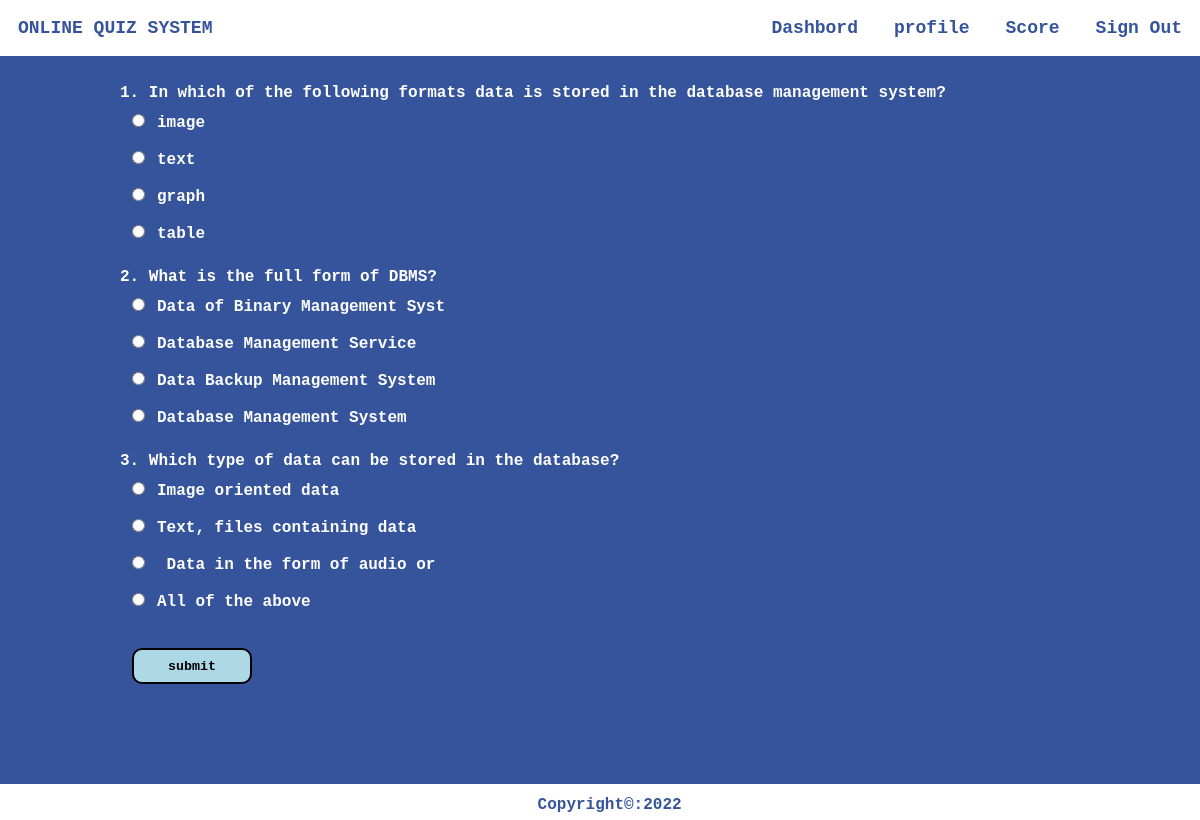
The app's page /takeq.php?qid=9 (signed in) with its own data.
### tables this page shows
CREATE TABLE `questions` (
  `qs` varchar(200) NOT NULL,
  `op1` varchar(30) NOT NULL,
  `op2` varchar(30) NOT NULL,
  `op3` varchar(30) NOT NULL,
  `answer` varchar(30) NOT NULL,
  `quizid` int(11) NOT NULL
);

### takeq.php (the view, shortened to what this page needs)
<html>
<head>
</head>
<?php
require_once 'sql.php';
                $conn = mysqli_connect($host, $user, $ps, $project);if (!$conn) {
    echo "<script>alert(\"Database error retry after some time !\")</script>";
}
?>
<body style="margin: 0 !important;font-weight: bolder !important;font-family: 'Courier New', Courier, monospace;color: #fff">
    <div style="background-color: #35549b;height: auto;">
        <div class="navbar" style="display: inline-flex;width: 100%;color:#35549b;position:fixed;">
            <section style="margin: 1.5vw;">ONLINE QUIZ SYSTEM</section>
            <ul style="display: inline-flex;padding: 0 !important;margin: 0;float: right;right: 0;position: fixed;width: 50vw;">
                <li onclick="dash()">Dashbord</li>
                <li onclick="prof()">profile</li>
                <li onclick="score()">Score</li>
                <li onclick="lo()">Sign Out</li>
            </ul>
        </div><br><br>
        <section style="margin-top: 4vw;width:80vw;margin-left:10vw;margin-right:10vw">
        <?php
        if(isset($_GET["qid"])){
        $qid=$_GET["qid"];
            $sql ="select * from questions where quizid='{$qid}'";
            $res=mysqli_query($conn,$sql);
            if($res)
            {
                if(mysqli_num_rows($res)==0)
                {
                    echo "No questions found under this quiz please come later";
                }else{
                $i=1;
                $j=0;
                echo "<form method=\"POST\">";
                while ($row = mysqli_fetch_assoc($res)) {
                    echo $i.". ".$row["qs"]."<br>";
                    echo "<input type=\"radio\" value=\"".$j."\" name=\"ans".$i.$j."\">".$row["op1"]."<br>";
                    echo "<input type=\"radio\" value=\"".($j+1)."\" name=\"ans".$i.$j."\">".$row["op2"]."<br>";
                    echo "<input type=\"radio\" value=\"".($j+2)."\"name=\"ans".$i.$j."\">".$row["op3"]."<br>";
                    echo "<input type=\"radio\"value=\"".($j+3)."\" name=\"ans".$i.$j."\">".$row["answer"]."<br><br>";
                    $i++;
                }
                echo "<input id=\"btn\" type=\"submit\" name=\"submit\" value=\"submit\"><br><br><br>";
                echo "</form><br><br>";
            }
            }
            else
            {
                echo "error".mysqli_error($conn).".";
            }
     } ?>
        </section>
    </div>
    <?php require("footer.php");?>
</body>
</html>

### footer.php
<div class="foot w3-container" style="height: 3vh !important;width:100%;color:#35549b;background-color:#fff;font-weight:bolder;margin:0;margin-top:1vw;bottom:0">
    <center>&nbsp;&nbsp;Copyright&copy;:2022</center>
</div>

### takeq.php (style rules this page uses)
li { margin: 1.5vw; }
ul { list-style: none; width: auto !important; }
.navbar { background-color:#fff !important; font-size: 1.5vw; }
input { margin:1vw; }
#btn { height: 3vw;width: 10vw;font-family: 'Courier New', Courier, monospace;font-weight: bolder;border-radius: 10px;border: 2px solid black;background-color: lightblue; }

### records on screen
questions: qs "In which of the following formats data is stored in the database management system?", op1 "image", op2 "text", op3 "graph", answer "table"
questions: qs "What is the full form of DBMS?", op1 "Data of Binary Management Syst", op2 "Database Management Service", op3 "Data Backup Management System", answer "Database Management System"
questions: qs "Which type of data can be stored in the database?", op1 "Image oriented data", op2 "Text, files containing data", op3 "Data in the form of audio or", answer "All of the above"
